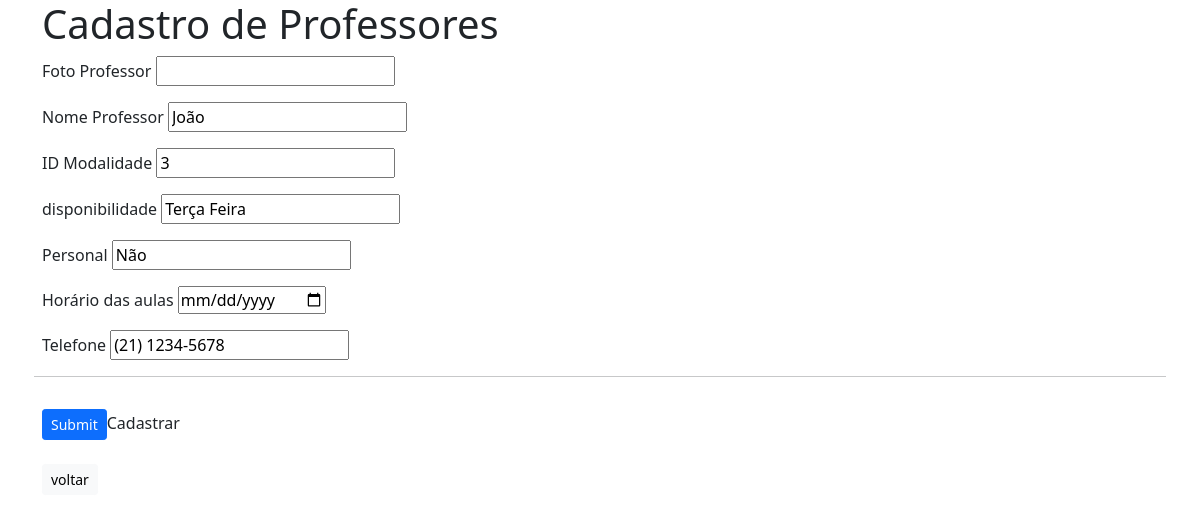
Screenshot of /adm/frmprofessor.php?idprofessor=3 with the database file from the repository.
### tables this page shows
CREATE TABLE `tblprofessores` (
  `idprofessor` int(11) NOT NULL,
  `fotoProf` varchar(50) NOT NULL,
  `nomeProf` varchar(150) NOT NULL,
  `idmodalidade` int(11) NOT NULL,
  `dispon` varchar(50) NOT NULL,
  `personal` varchar(10) NOT NULL,
  `horaaula` varchar(10) NOT NULL,
  `telefoneProf` varchar(20) NOT NULL
);

### adm/frmprofessor.php (the view, shortened to what this page needs)
<?php
$idprofessor = isset($_GET["idprofessor"]) ? $_GET["idprofessor"]: null;
    try {
       $servidor = "localhost";
       $usuario = "root";
       $senha = "";
       $bd = "bdacadlutas";
       $con2 = new PDO("mysql:host=$servidor;dbname=$bd",$usuario,$senha);
        if($idprofessor){
            $sql = "SELECT * FROM  tblprofessores where idprofessor= :idprofessor";
            $stmt = $con2->prepare($sql);
            $stmt->bindValue(":idprofessor",$idprofessor);
            $stmt->execute();
            $professor = $stmt->fetch(PDO::FETCH_OBJ);
        }
    } catch(PDOException $e){
         echo "erro";
        }
?>
<!DOCTYPE html>
<html lang="en">
<head>
<link href="https://cdn.jsdelivr.net/npm/bootstrap@5.1.3/dist/css/bootstrap.min.css" rel="stylesheet">
</head>
<body>
<div class="container">
<h1>Cadastro de Professores</h1>
<form method="POST">
<div class="row g-3">
  <div class="col">
Foto Professor  <input type="text" name="fotoProf"        value="<?php echo isset($professor) ? $professor->fotoProf : null ?>"><br>
</div>
<div class="col-12">
Nome Professor <input type="text" name="nomeProf"         value="<?php echo isset($professor) ? $professor->nomeProf : null ?>"><br>
</div>
<div class="col-12">
ID Modalidade <input type="text" name="idmodalidade"      value="<?php echo isset($professor) ? $professor->idmodalidade : null ?>"><br>
</div>
<div class="col-12">
disponibilidade <input type="text" name="dispon"          value="<?php echo isset($professor) ? $professor->dispon : null ?>"><br>
</div>
<div class="col-12">
Personal <input type="text" name="personal"               value="<?php echo isset($professor) ? $professor->personal : null ?>"><br>
</div>
<div class="col-12">
Horário das aulas <input type="date" name="horaula"       value="<?php echo isset($professor) ? $professor->horaula : null ?>"><br>
</div>
<div class="col-12">
Telefone <input type="text" name="telefoneProf"           value="<?php echo isset($professor) ? $professor->telefoneProf : null ?>"><br>
</div>
<hr>
<br>
<div class="col-12">
    <input type="submit" class="btn btn-primary btn-sm">Cadastrar</button>
  </div>
</form>
</div>
<br>
<a href="administrativo.php" class="btn btn-light btn-sm ">voltar</a>
</body>
</html>

### rows the page displays
tblprofessores: nomeProf "João", idmodalidade "3", dispon "Terça Feira", personal "Não", telefoneProf "(21) 1234-5678"
